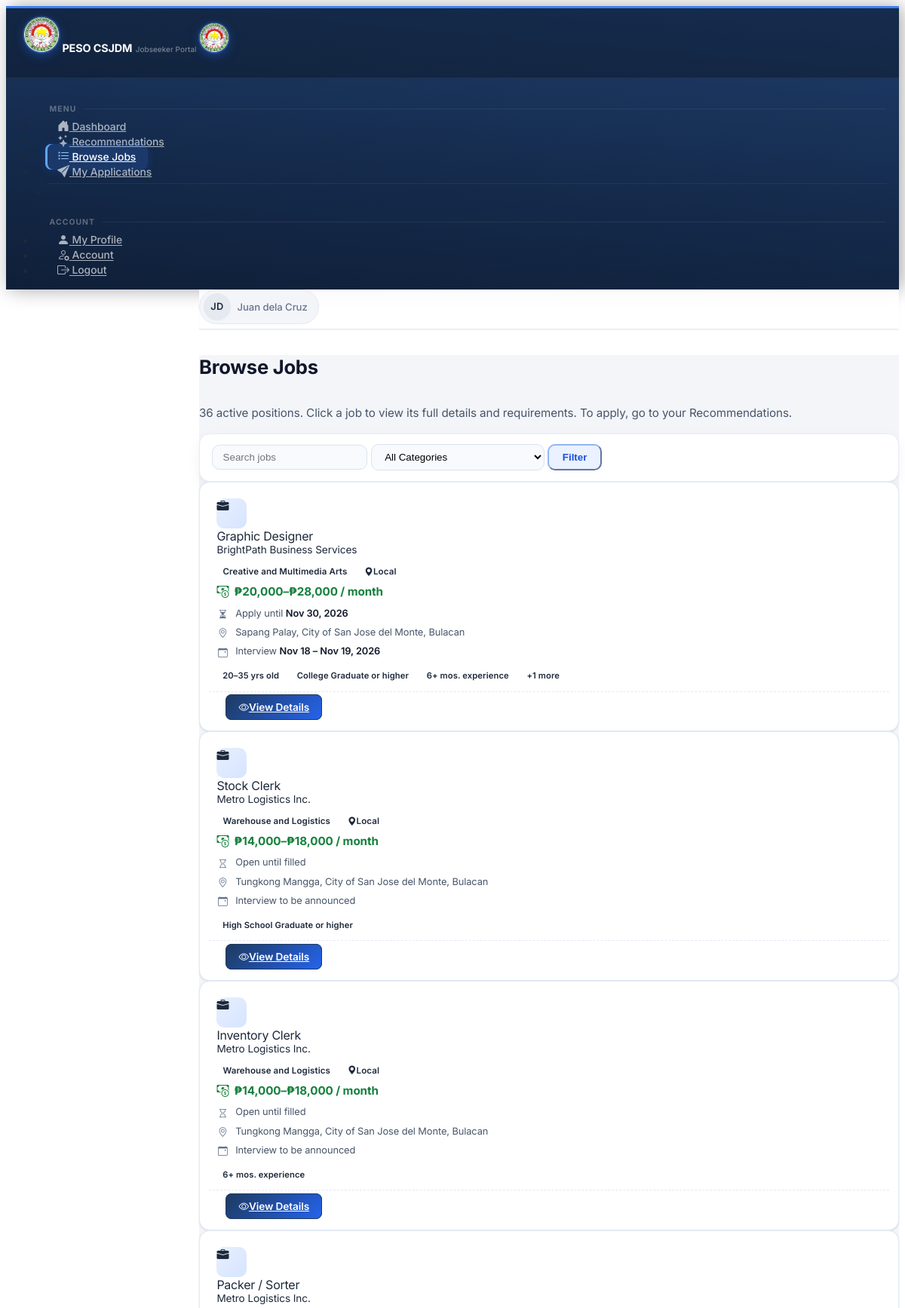
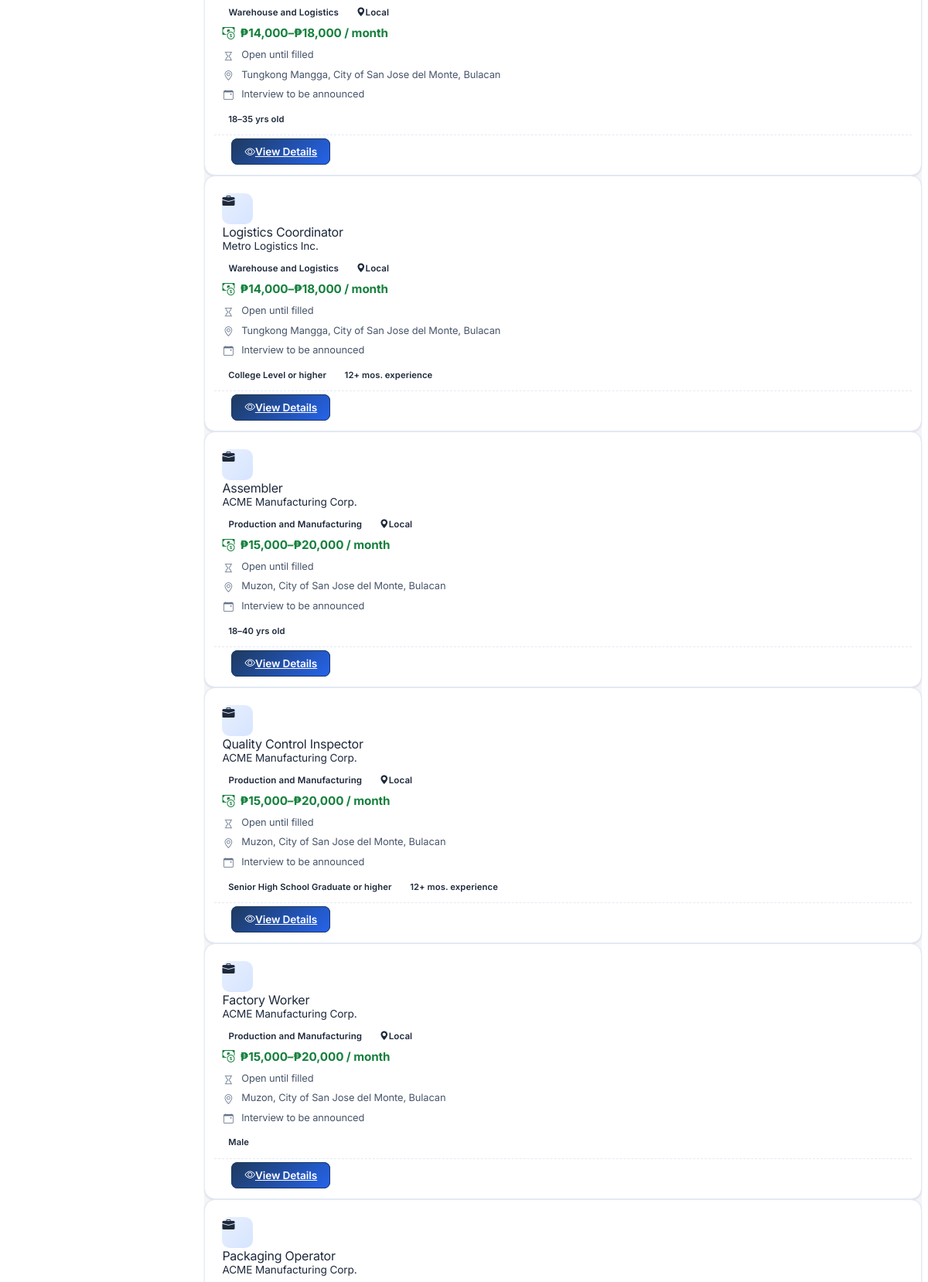
The app's page /jobseeker/jobs (signed in, upper part) with its own data (2 pictures, top to bottom).
### tables this page shows
CREATE TABLE "users" (
                user_id            INTEGER PRIMARY KEY AUTOINCREMENT,
                full_name     TEXT    NOT NULL,
                email         TEXT    UNIQUE NOT NULL,
                password_hash TEXT    NOT NULL,
                role          TEXT    DEFAULT 'admin',
                is_active     INTEGER DEFAULT 1,
                created_at    DATETIME DEFAULT CURRENT_TIMESTAMP
            );

CREATE TABLE job_vacancies (
            vacancy_id                   INTEGER  PRIMARY KEY AUTOINCREMENT,
            employer_name        TEXT     NOT NULL,
            job_title            TEXT     NOT NULL,
            occupational_category TEXT    NOT NULL,
            is_local             INTEGER  DEFAULT 1,
            is_active            INTEGER  DEFAULT 1,
            created_at           DATETIME DEFAULT CURRENT_TIMESTAMP
        , employer_id INTEGER REFERENCES users(user_id), application_deadline DATE, req_gender TEXT DEFAULT 'Any', req_age_min INTEGER, req_age_max INTEGER, req_education TEXT, req_documents TEXT, req_experience_months INTEGER, salary_min INTEGER, salary_max INTEGER, salary_period TEXT, job_location TEXT, req_skills TEXT, requirements_deadline DATE, interview_date DATE, interview_time TEXT, interview_date_end DATE, interview_time_end TEXT, location_type TEXT, venue_address TEXT, max_applicants INTEGER);

### app.py (the view)
@app.route('/jobseeker/jobs')
@jobseeker_required
def jobseeker_jobs():
    db       = get_db()
    ap       = _get_my_applicant()
    search   = request.args.get('search', '').strip()
    category = request.args.get('category', '')
    conds, params = [OPEN_VACANCY_SQL], []
    if search:
        conds.append('(job_title LIKE ? OR employer_name LIKE ?)')
        like = f'%{search}%'
        params += [like, like]
    if category:
        conds.append('occupational_category=?')
        params.append(category)
    vacancies = db.execute(
        f'SELECT * FROM job_vacancies WHERE {" AND ".join(conds)} ORDER BY created_at DESC', params
    ).fetchall()
    applied_ids = set()
    if ap:
        applied_ids = {r['vacancy_id'] for r in db.execute(
            "SELECT vacancy_id FROM referrals WHERE applicant_id=? AND status != 'cancelled'",
            (ap['applicant_id'],)
        ).fetchall()}
    profile_ok = bool(ap and ap['educ_level'] and ap['preferred_position'] and ap['skills'])
    return render_template('jobseeker/jobs.html', ap=ap, vacancies=vacancies,
                           applied_ids=applied_ids, profile_ok=profile_ok,
                           search=search, category=category, categories=CATEGORY_LIST)

### app.py (called while the page is built)
def get_db():
    if 'db' not in g:
        g.db = sqlite3.connect(DATABASE)
        g.db.row_factory = sqlite3.Row
        g.db.execute('PRAGMA foreign_keys = ON')
    return g.db

def edu_req_text(level):
    return f'{level} or higher' if level in EDUC_RANK else (level or '')

def _g(v, key):
    try:
        return v[key]
    except (KeyError, IndexError, TypeError):
        return None

def loc_type(v):
    t = _g(v, 'location_type')
    if t in LOCATION_TYPES_V:
        return t
    return 'local' if _g(v, 'is_local') else 'ph'

def loc_info(v):
    return {'type': loc_type(v), **LOCATION_TYPES_V[loc_type(v)]}

def salary_text(v):
    lo, hi, per = _g(v, 'salary_min'), _g(v, 'salary_max'), _g(v, 'salary_period')
    if not lo and not hi:
        return ''
    unit = {'Daily': 'day', 'Weekly': 'week',
            'Semi-monthly': 'half-month', 'Monthly': 'month'}.get(per, 'month')
    fmt = lambda n: '₱{:,}'.format(int(n))
    if lo and hi:
        amt = f'{fmt(lo)}–{fmt(hi)}'
    elif lo:
        amt = f'{fmt(lo)}+'
    else:
        amt = f'up to {fmt(hi)}'
    return f'{amt} / {unit}'

def interview_text(v):
    def fmt_d(dt, year=True):
        return dt.strftime('%b %d, %Y' if year else '%b %d').replace(' 0', ' ')
    def fmt_t(x):
        return datetime.strptime(x, '%H:%M').strftime('%I:%M %p').lstrip('0')
    d1, d2 = _g(v, 'interview_date'), _g(v, 'interview_date_end')
    if not d1:
        return ''
    try:
        a1 = datetime.strptime(d1, '%Y-%m-%d')
        if d2 and d2 != d1:
            a2 = datetime.strptime(d2, '%Y-%m-%d')
            out = f"{fmt_d(a1, a1.year != a2.year)} \u2013 {fmt_d(a2)}"
        else:
            out = fmt_d(a1)
        t1, t2 = _g(v, 'interview_time'), _g(v, 'interview_time_end')
        if t1 and t2:
            out += f' \u00b7 {fmt_t(t1)} \u2013 {fmt_t(t2)}'
        elif t1:
            out += f' \u00b7 {fmt_t(t1)}'
    except ValueError:
        return ''
    return out

def _vacancy_location(v):
    explicit = (_g(v, 'job_location') or '').strip()
    if explicit:
        return explicit
    if _g(v, 'is_local'):
        return 'City of San Jose del Monte'
    parts = [p for p in (_g(v, 'e_city'), _g(v, 'e_province')) if p]
    return ', '.join(parts)

@app.after_request
def security_headers(resp):
    resp.headers.setdefault('X-Content-Type-Options', 'nosniff')
    resp.headers.setdefault('X-Frame-Options', 'SAMEORIGIN')
    resp.headers.setdefault('Referrer-Policy', 'same-origin')
    return resp

### templates/jobseeker/jobs.html (shortened to what this page needs)
{% extends 'base_jobseeker.html' %}
{% block content %}
<div class="mb-3">
  <h4 class="fw-bold mb-0 jobs-title">Browse Jobs</h4>
  <p class="text-muted small mb-0 jobs-sub">{{ vacancies|length }} active position{{ 's' if vacancies|length != 1 else '' }}. Click a job to view its full details and requirements. To apply, go to your Recommendations.</p>
</div>
<form method="GET" action="{{ url_for('jobseeker_jobs') }}" class="d-flex gap-2 flex-wrap mb-4 jobs-filter">
  <input type="text" name="search" value="{{ search }}" maxlength="80"
         class="form-control" style="max-width:260px;" placeholder="Search jobs" />
  <select name="category" class="form-select" style="max-width:240px;">
    <option value="">All Categories</option>
  </select>
  <button type="submit" class="btn btn-outline-primary">Filter</button>
</form>
{% if vacancies %}
<div class="row g-4 job-grid">
  {% for v in vacancies %}
  <div class="col-md-6 col-xl-4">
    <div class="card h-100 border shadow-sm job-card" style="border-radius:10px;">
      <div class="card-body p-3">
        <div class="d-flex align-items-start gap-2 mb-2">
          <div class="d-flex align-items-center justify-content-center flex-shrink-0 job-ico"
               style="width:40px;height:40px;border-radius:8px;background:#eff6ff;">
            <i class="bi bi-briefcase-fill text-primary"></i>
          </div>
          <div class="overflow-hidden">
            <div class="fw-bold text-truncate" style="font-size:1rem;">{{ v.job_title }}</div>
            <div class="text-muted text-truncate" style="font-size:.85rem;">{{ v.employer_name }}</div>
          </div>
        </div>
        <div>
          <span class="badge bg-primary-subtle text-primary-emphasis" style="font-size:.72rem;">{{ v.occupational_category }}</span>
          {% set li = loc_info(v) %}<span class="badge {{ li.css }} ms-1" style="font-size:.72rem;"><i class="bi bi-geo-alt-fill me-1"></i>{{ li.short }}</span>
        </div>
        <div>{% with compact=true %}{% include '_vacancy_details.html' %}{% endwith %}</div>
      </div>
      <div class="card-footer bg-transparent border-top-0 pt-0 pb-3 px-3">
        <a href="{{ url_for('public_job_detail', vid=v.vacancy_id, src='jobs') }}" class="btn btn-view-details w-100">
          <i class="bi bi-eye me-1"></i>View Details
        </a>
      </div>
    </div>
  </div>
  {% endfor %}
</div>
{% else %}
<div class="text-center py-5 text-muted">
  <i class="bi bi-briefcase" style="font-size:2.5rem;opacity:.25;"></i>
  <p class="mt-3">No vacancies found for the selected filters.</p>
</div>
{% endif %}
{% endblock %}

### templates/base_jobseeker.html (shortened to what this page needs)
<!DOCTYPE html>
<html lang="en">
<head>
  <link rel="stylesheet" href="https://cdn.jsdelivr.net/npm/@coreui/coreui@5/dist/css/coreui.min.css" />
  <link rel="stylesheet" href="https://cdn.jsdelivr.net/npm/bootstrap-icons@1.11.3/font/bootstrap-icons.min.css" />
  <link rel="stylesheet" href="{{ url_for('static', filename='css/custom.css') }}" />
</head>
<body class="jobseeker-portal">
<div class="sidebar sidebar-dark sidebar-fixed hide" id="sidebar">
  <div class="sidebar-brand">
    <span class="sidebar-brand-full d-flex align-items-center gap-2">
      <span class="sb-icon-badge">
        <img src="{{ url_for('static', filename='img/peso_logo.png') }}" alt="PESO CSJDM" />
      </span>
      <span>
        <span class="sb-brand-name d-block">PESO CSJDM</span>
        <span class="sb-brand-sub">Jobseeker Portal</span>
      </span>
    </span>
    <span class="sidebar-brand-narrow">
      <span class="sb-icon-badge" style="width:38px;height:38px;">
        <img src="{{ url_for('static', filename='img/peso_logo.png') }}" alt="PESO CSJDM" />
      </span>
    </span>
  </div>
  <ul class="sidebar-nav">
    <li class="nav-title">Menu</li>
    <li class="nav-item">
      <a class="nav-link {% if request.endpoint == 'jobseeker_dashboard' %}active{% endif %}"
         href="{{ url_for('jobseeker_dashboard') }}">
        <span class="nav-icon"><i class="bi bi-house-door-fill"></i></span>
        Dashboard
      </a>
    </li>
    <li class="nav-item">
      <a class="nav-link {% if request.endpoint == 'jobseeker_recommendations' %}active{% endif %}"
         href="{{ url_for('jobseeker_recommendations') }}">
        <span class="nav-icon"><i class="bi bi-stars"></i></span>
        Recommendations
      </a>
    </li>
    <li class="nav-item">
      <a class="nav-link {% if request.endpoint == 'jobseeker_jobs' %}active{% endif %}"
         href="{{ url_for('jobseeker_jobs') }}">
        <span class="nav-icon"><i class="bi bi-list-task"></i></span>
        Browse Jobs
      </a>
    </li>
    <li class="nav-item">
      <a class="nav-link {% if request.endpoint == 'jobseeker_referrals' %}active{% endif %}"
         href="{{ url_for('jobseeker_referrals') }}">
        <span class="nav-icon"><i class="bi bi-send-fill"></i></span>
        My Applications
      </a>
    </li>
    <li class="nav-divider"></li>
    <li class="nav-title">Account</li>
    <li class="nav-item">
      <a class="nav-link {% if request.endpoint == 'jobseeker_profile' %}active{% endif %}"
         href="{{ url_for('jobseeker_profile') }}">
        <span class="nav-icon"><i class="bi bi-person-fill"></i></span>
        My Profile
      </a>
    </li>
    <li class="nav-item">
      <a class="nav-link {% if request.endpoint == 'jobseeker_account' %}active{% endif %}"
         href="{{ url_for('jobseeker_account') }}">
        <span class="nav-icon"><i class="bi bi-person-gear"></i></span>
        Account
      </a>
    </li>
    <li class="nav-item">
      <a class="nav-link" href="#" data-coreui-toggle="modal" data-coreui-target="#logoutModal">
        <span class="nav-icon"><i class="bi bi-box-arrow-right"></i></span>
        Logout
      </a>
    </li>
  </ul>
</div>
<div class="wrapper d-flex flex-column min-vh-100">
  <header class="header header-sticky p-0">
    <div class="container-fluid border-bottom px-4 d-flex align-items-center gap-3"
         style="height:52px;">
      <div class="ms-auto d-flex align-items-center gap-2">
        {% set _name = session.get('full_name', 'Jobseeker') %}
        <div class="topbar-user">
          {% if user_photo %}<img class="topbar-avatar" src="{{ url_for('profile_photo', filename=user_photo) }}" alt="" />
          {% else %}<span class="topbar-avatar topbar-avatar-initials" aria-hidden="true">{{ (_name.split()|map('first')|list)[:2]|join|upper or 'J' }}</span>{% endif %}
          <span>{{ _name }}</span>
        </div>
      </div>
    </div>
  </header>
  <div class="body flex-grow-1">
    <div class="container-fluid px-4 pt-3 pb-4">
      {% block content %}{% endblock %}
    </div>
  </div>
</div>
</body>
</html>

### templates/_vacancy_details.html (shortened to what this page needs)
{% set compact = compact|default(false) %}
{% set chips = req_summary(v) %}
{% set _loc = vacancy_location(v) %}
<div class="vd">
  {% if salary_text(v) %}<div class="vd-salary"><i class="bi bi-cash-coin"></i>{{ salary_text(v) }}</div>{% endif %}
  <ul class="vd-list">
    <li>{% if v.application_deadline %}<i class="bi bi-hourglass-split"></i><span>Apply until <strong>{{ v.application_deadline|friendly_date }}</strong></span>
        {% else %}<i class="bi bi-hourglass"></i><span>Open until filled</span>{% endif %}</li>
    {% if _loc %}<li><i class="bi bi-geo-alt"></i><span>{{ _loc }}</span></li>{% endif %}
    <li><i class="bi bi-calendar-event"></i>
      <span>{% if v.interview_date %}Interview <strong>{{ interview_text(v).split(' \u00b7 ')[0] if compact else interview_text(v) }}</strong>{% else %}<span class="text-muted">Interview to be announced</span>{% endif %}</span></li>
  </ul>
  {% if chips %}
  <div class="vd-chips">
    {% for c in (chips[:3] if compact else chips) %}<span class="badge bg-secondary-subtle text-secondary-emphasis fw-normal">{{ c }}</span>{% endfor %}
    {% if compact and chips|length > 3 %}<span class="badge bg-light text-secondary border fw-normal" title="{{ chips[3:]|join(' \u00b7 ') }}">+{{ chips|length - 3 }} more</span>{% endif %}
  </div>
  {% endif %}
</div>

### templates/jobseeker/jobs.html (style rules this page uses)
.jobs-title { font-size: 1.6rem; letter-spacing: -.01em; color: #0f172a; }
.jobs-sub { color: #475569 !important; font-size: .95rem; line-height: 1.55; }
.jobs-filter { background: #fff; border: 1px solid #e8edf4; border-radius: 14px; padding: .85rem 1rem; box-shadow: 0 1px 2px rgba(15,23,42,.04), 0 6px 18px rgba(15,23,42,.05); align-items: center; }
.jobs-filter .form-control, .jobs-filter .form-select { border: 1.5px solid #dbe3ee; border-radius: 10px; background-color: #f8fafd; padding: .5rem .85rem; transition: border-color .15s ease, box-shadow .15s ease, background-color .15s ease; }
.jobs-filter .btn { border-radius: 10px; font-weight: 600; padding: .5rem 1.1rem; }
.jobs-filter .btn-outline-primary { color: #1d4ed8; border-color: #93b4f5; background: #eaf1ff; }
.job-card { border: 1px solid #e3eaf5 !important; border-radius: 14px !important; background: #fff; box-shadow: 0 1px 2px rgba(15,23,42,.04) !important; transition: transform .18s ease, box-shadow .18s ease, border-color .18s ease; }
.job-card .job-ico { background: linear-gradient(135deg,#e8f0ff,#d6e4ff) !important; border-radius: 10px !important; }
.job-card .badge { border-radius: 999px; padding: .35em .7em; font-weight: 600; }
.job-card .card-footer { background: transparent !important; border-top: 1px dashed #e3eaf5 !important; margin: 0 .75rem; padding: .75rem 0 .85rem !important; }

### records on screen
users: full_name "Juan dela Cruz"
job_vacancies: job_title "Graphic Designer", employer_name "BrightPath Business Services", occupational_category "Creative and Multimedia Arts", short "Local", salary_text "₱20,000–₱28,000 / month", application_deadline|friendly_date "Nov 30, 2026", job_location "Sapang Palay, City of San Jose del Monte, Bulacan", interview_text "Nov 18 – Nov 19, 2026", c "20–35 yrs old" "College Graduate or higher" "6+ mos. experience", chips "1"
job_vacancies: job_title "Stock Clerk", employer_name "Metro Logistics Inc.", occupational_category "Warehouse and Logistics", short "Local", salary_text "₱14,000–₱18,000 / month", shows "Open until filled", job_location "Tungkong Mangga, City of San Jose del Monte, Bulacan", shows "Interview to be announced", c "High School Graduate or higher"
job_vacancies: job_title "Inventory Clerk", employer_name "Metro Logistics Inc.", occupational_category "Warehouse and Logistics", short "Local", salary_text "₱14,000–₱18,000 / month", shows "Open until filled", job_location "Tungkong Mangga, City of San Jose del Monte, Bulacan", shows "Interview to be announced", c "6+ mos. experience"
job_vacancies: job_title "Packer / Sorter", employer_name "Metro Logistics Inc.", occupational_category "Warehouse and Logistics", short "Local", salary_text "₱14,000–₱18,000 / month", shows "Open until filled", job_location "Tungkong Mangga, City of San Jose del Monte, Bulacan", shows "Interview to be announced", c "18–35 yrs old"
job_vacancies: job_title "Logistics Coordinator", employer_name "Metro Logistics Inc.", occupational_category "Warehouse and Logistics", short "Local", salary_text "₱14,000–₱18,000 / month", shows "Open until filled", job_location "Tungkong Mangga, City of San Jose del Monte, Bulacan", shows "Interview to be announced", c "College Level or higher" "12+ mos. experience"
job_vacancies: job_title "Assembler", employer_name "ACME Manufacturing Corp.", occupational_category "Production and Manufacturing", short "Local", salary_text "₱15,000–₱20,000 / month", shows "Open until filled", job_location "Muzon, City of San Jose del Monte, Bulacan", shows "Interview to be announced", c "18–40 yrs old"
job_vacancies: job_title "Quality Control Inspector", employer_name "ACME Manufacturing Corp.", occupational_category "Production and Manufacturing", short "Local", salary_text "₱15,000–₱20,000 / month", shows "Open until filled", job_location "Muzon, City of San Jose del Monte, Bulacan", shows "Interview to be announced", c "Senior High School Graduate or higher" "12+ mos. experience"
job_vacancies: job_title "Factory Worker", employer_name "ACME Manufacturing Corp.", occupational_category "Production and Manufacturing", short "Local", salary_text "₱15,000–₱20,000 / month", shows "Open until filled", job_location "Muzon, City of San Jose del Monte, Bulacan", shows "Interview to be announced", req_gender "Male"
job_vacancies: job_title "Packaging Operator", employer_name "ACME Manufacturing Corp."

### other values on screen
{{ (_name.split()|map('first')|list)[:2]|join|upper or 'J' }} "JD"
{{ vacancies|length }} "36"
{{ 's' if vacancies|length != 1 else '' }} "s"
